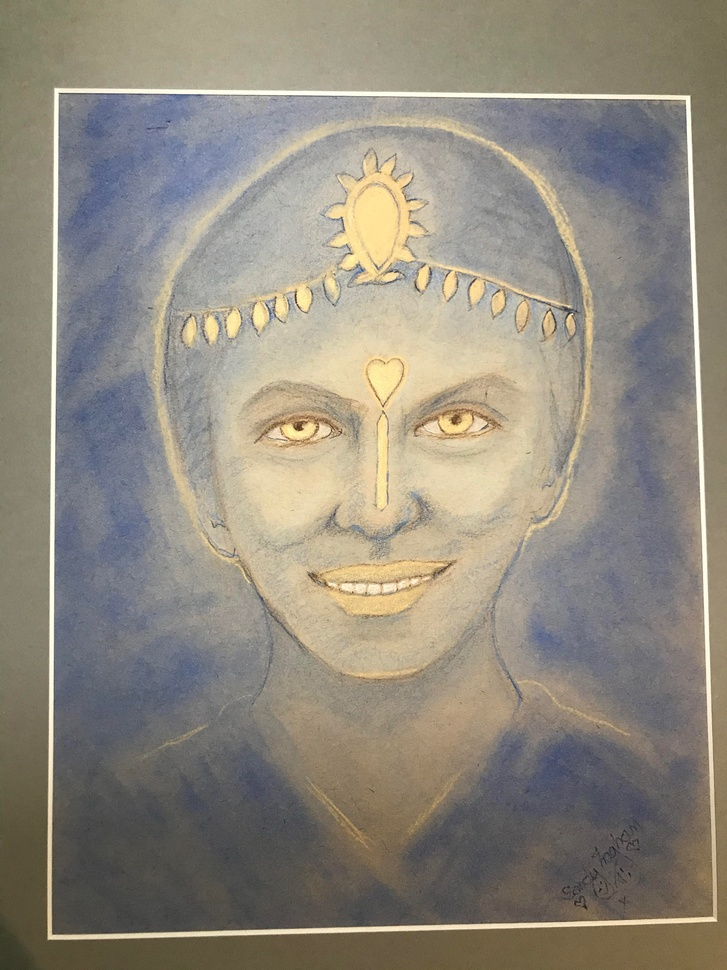
#> input picture SIFT Matcher/Blue.jpeg, 727 x 970 px, shrunk from 3024 x 4032 before the run
$ python main.py
#> lines starting #> are read from the running program, lines starting #| are printed output that depends on the picture
import numpy as np
import cv2 as cv
import matplotlib.pyplot as plt
img1 = cv.cv2.imread('Blue.jpeg',cv.IMREAD_GRAYSCALE)          # queryImage
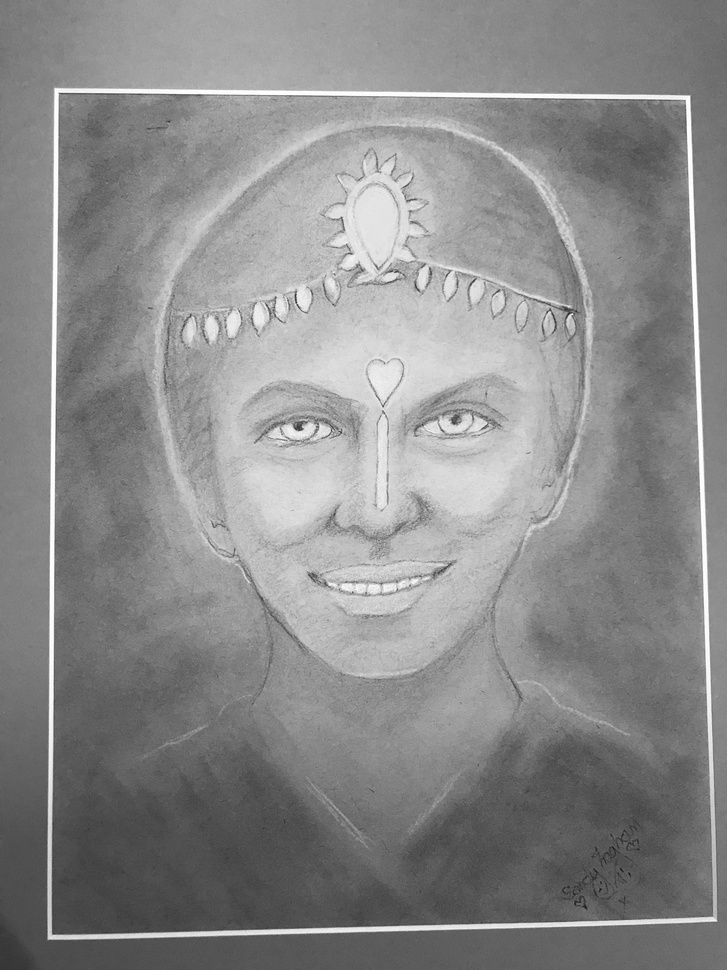
#> img1: shape (970, 727); min 10, max 255, mean 138.6
img2 = cv.cv2.imread('Egyptian_God.jpeg',cv.IMREAD_GRAYSCALE) # trainImage
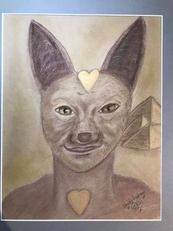
#> input picture SIFT Matcher/Egyptian_God.jpeg, 173 x 231 px, shrunk from 720 x 960 before the run
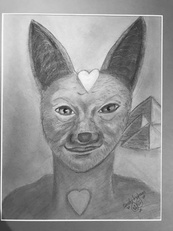
#> img2: shape (231, 173); min 30, max 254, mean 148.1
# Initiate SIFT detector
sift = cv.xfeatures2d.SIFT_create()
# find the keypoints and descriptors with SIFT
kp1, des1 = sift.detectAndCompute(img1,None)
#> kp1 = 866 keypoints; strongest (x, y, size): (298, 427, 5.6), (51, 937, 5), (455, 420, 6.2), (687, 98, 5)
kp2, des2 = sift.detectAndCompute(img2,None)
#> kp2 = 162 keypoints; strongest (x, y, size): (64, 108, 4), (62, 111, 2.1), (125, 59, 26.6), (47, 59, 28.4)
# BFMatcher with default params
bf = cv.BFMatcher()
matches = bf.knnMatch(des1,des2,k=2)
#> matches = 866 matches
# Apply ratio test
good = []
for m,n in matches:
    if m.distance < 0.75*n.distance:
        good.append([m])
#> after the loop, good = 11 matches
# cv.drawMatchesKnn expects list of lists as matches.
img3 = cv.drawMatchesKnn(img1,kp1,img2,kp2,good,None,flags=cv.DrawMatchesFlags_NOT_DRAW_SINGLE_POINTS)
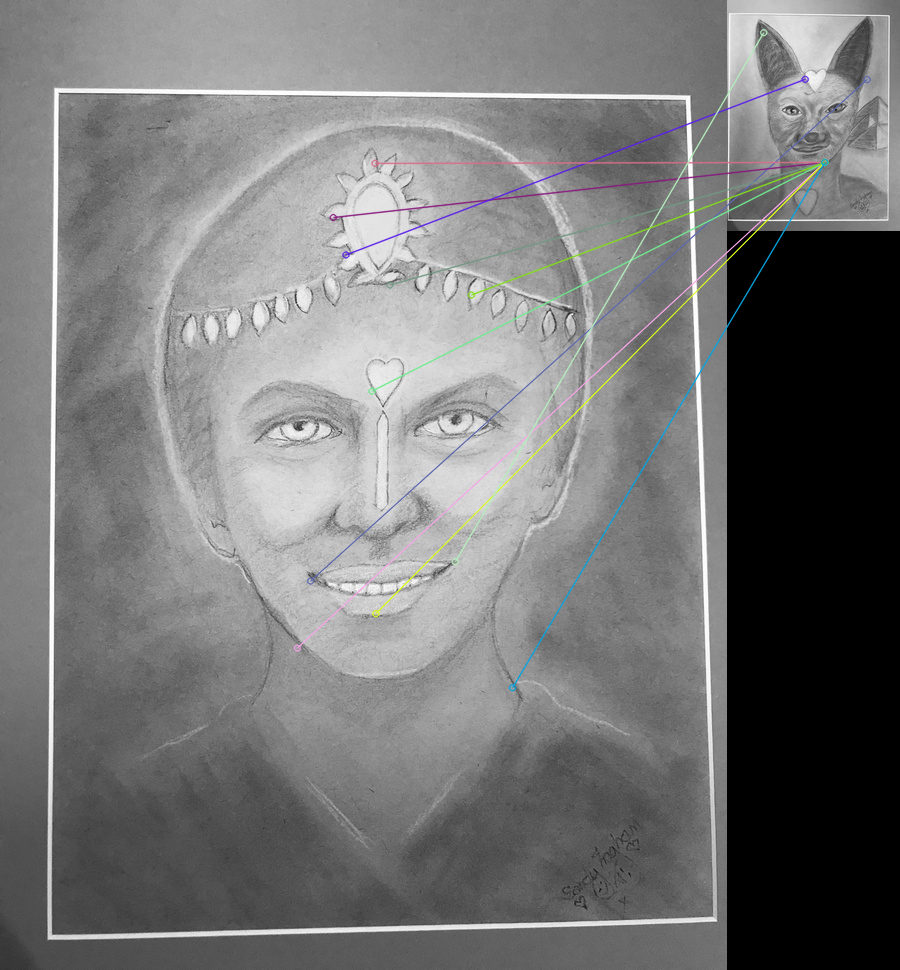
#> img3: shape (970, 900, 3); mean of channels 0, 1, 2 118.8, 118.8, 118.6; drawn as B, G, R
plt.imshow(img3),plt.show()
